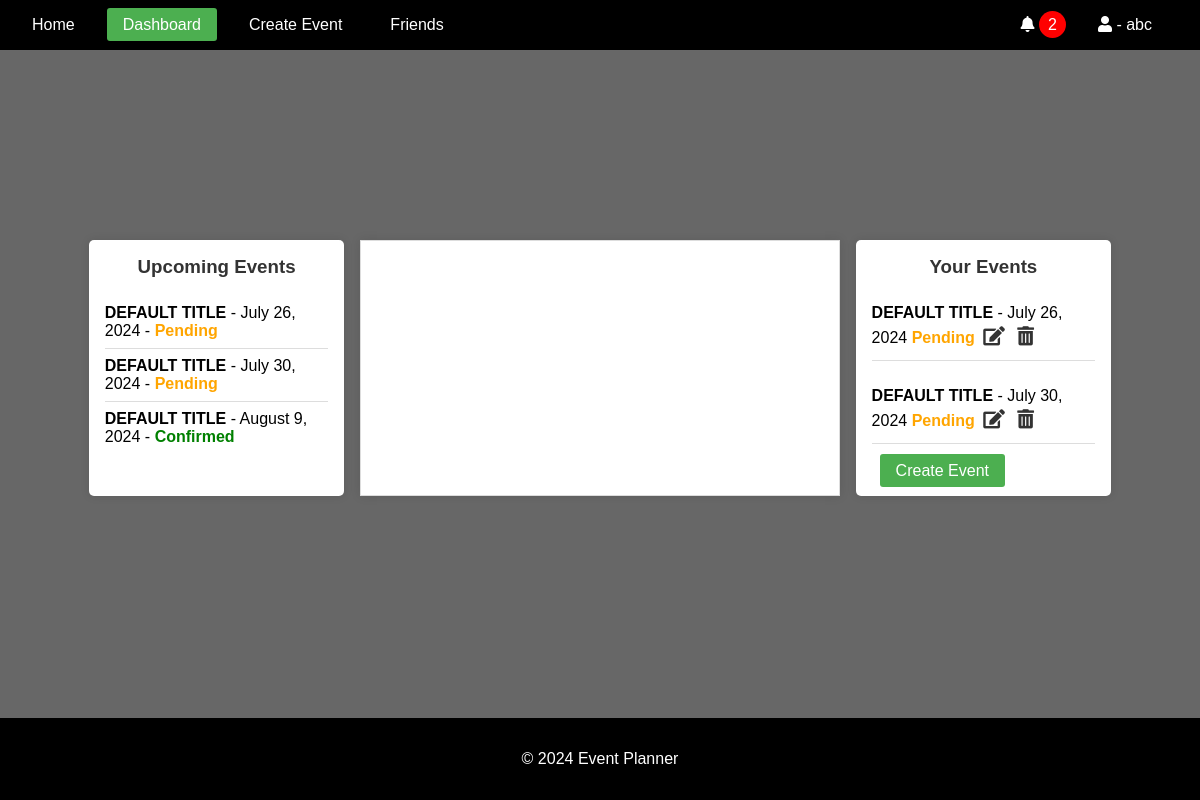
The app's page /dashboard/ (signed in) with its own data.
### events/models.py (models this page shows, shortened)
class Event(models.Model):
    STATUS_CHOICES = [
        ("Pending", "Pending"),
        ("Confirmed", "Confirmed"),
        ("Cancelled", "Cancelled"),
    ]
    title = models.CharField(max_length=100)
    description = models.TextField()
    location = models.CharField(max_length=255)
    created_by = models.ForeignKey(User, on_delete=models.CASCADE)
    proposed_date = models.DateTimeField()
    finalized_date = models.DateTimeField(null=True, blank=True)
    status = models.CharField(
        max_length=20, choices=STATUS_CHOICES, default="Pending"
    )
    created_at = models.DateTimeField(auto_now_add=True)
    updated_at = models.DateTimeField(auto_now=True)

### accounts/views.py (the view)
# urls.py: path("dashboard/", views.dashboard, name="dashboard"),
@login_required
def dashboard(request):
    current_user = request.user
    current_datetime = now()
    user_events = Event.objects.filter(
        created_by=current_user, proposed_date__gte=current_datetime
    ).order_by("proposed_date")
    invited_events = Event.objects.filter(
        invitations__user=current_user, proposed_date__gte=current_datetime
    ).order_by("proposed_date")
    upcoming_events = (
        (user_events | invited_events).distinct().order_by("proposed_date")
    )
    upcoming_events_with_read_status = []
    for event in upcoming_events:
        unread_invitations = Invitation.objects.filter(
            event=event, user=current_user, read=False
        ).exists()
        upcoming_events_with_read_status.append(
            {"event": event, "unread": unread_invitations}
        )
    context = {
        "upcoming_events_with_read_status": upcoming_events_with_read_status,
        "user_events": user_events,
    }
    return render(request, "accounts/dashboard.html", context)

### notifications/context_processors.py (called while the page is built)
def notifications(request):
    if request.user.is_authenticated:
        all_unread_notifications = Notification.objects.filter(
            user=request.user, read=False
        ).order_by("-created_at")
        unread_count = all_unread_notifications.count()
        recent_unread_notifications = all_unread_notifications[:8]
        return {
            "recent_unread_notifications": recent_unread_notifications,
            "unread_count": unread_count,
        }
    return {}

### accounts/templates/accounts/dashboard.html (shortened to what this page needs)
{% extends 'base.html' %}
{% block content %}
<div class="dashboard-container">
    <div class="upcoming-events">
        <h3>Upcoming Events</h3>
        <ul>
            {% for item in upcoming_events_with_read_status %}
                <li>
                    <strong><a href="{% url 'event_details' item.event.id %}" class="event-link">{{ item.event.title|upper }}</a></strong> - {{ item.event.proposed_date|date:"F j, Y" }} - <span class="status {{ item.event.status|lower }}">{{ item.event.status }}</span>
                </li>
            {% empty %}
                <li>No upcoming events.</li>
                <br>
            {% endfor %}
        </ul>
    </div>
    <div id="calendar"></div>
    <div class="your-events">
        <h3>Your Events</h3>
        <ul>
            {% for event in user_events %}
                <li>
                    <a href="{% url 'event_details' event.id %}" class="event-link">
                        <strong>{{ event.title|upper }}</strong>
                    </a>
                    - {{ event.proposed_date|date:"F j, Y" }}
                    <span class="status {{ event.status|lower }}">{{ event.status }}</span>
                    <a href="{% url 'edit_event' event.id %}" class="edit-btn"><i class="fas fa-edit"></i></a>
                    <button class="delete-btn" data-event-id="{{ event.id }}"><i class="fas fa-trash-alt"></i></button>
                </li>
                <br>
            {% empty %}
            <li>You have not created any events.</li>
            <br>
            {% endfor %}
        </ul>
        <a href="{% url 'create_event' %}" class="add-btn">Create Event</a>
    </div>
</div>
{% endblock %}

### templates/base.html (shortened to what this page needs)
<!DOCTYPE html>
<html lang="en">
<head>
    {% load static %}
    <link rel="stylesheet" href="{% static 'css/styles.css' %}">
    <link rel="stylesheet" href="https://cdnjs.cloudflare.com/ajax/libs/font-awesome/5.15.4/css/all.min.css">
    <link rel="stylesheet" href="https://cdnjs.cloudflare.com/ajax/libs/fullcalendar/3.10.2/fullcalendar.min.css" />
</head>
<body>
    <header>
        <nav class="navbar">
            <ul class="nav-links">
                <li><a href="{% url 'home' %}" class="{% if request.resolver_match.url_name == 'home' %}active{% endif %}">Home</a></li>
                {% if user.is_authenticated %}
                    <li><a href="{% url 'dashboard' %}" class="{% if request.resolver_match.url_name == 'dashboard' %}active{% endif %}">Dashboard</a></li>
                    <li><a href="{% url 'create_event' %}" class="{% if request.resolver_match.url_name == 'create_event' %}active{% endif %}">Create Event</a></li>
                    <li><a href="#" class="logout-btn">Friends</a></li>
                {% else %}
                    <li><a href="{% url 'account_login' %}" class="{% if request.resolver_match.url_name == 'account_login' %}active{% endif %}">Login</a></li>
                    <li><a href="{% url 'account_signup' %}" class="{% if request.resolver_match.url_name == 'account_signup' %}active{% endif %}">Sign Up</a></li>
                {% endif %}
            </ul>
            {% if user.is_authenticated %}
                <ul class="nav-links">
                    <div class="user-info">
                        <div class="dropdown">
                            <i class="fas fa-bell" id="notificationBell"></i>
                            <span class="notification-count" id="notificationCount">{{ unread_count }}</span>
                        </div>
                    </div>
                    <li class="profile-dropdown">
                        <a href="#" id="profileLink" class="{% if request.resolver_match.url_name == 'profile' %}active{% endif %}">
                            <i class="fas fa-user" id="userProfileIcon"></i> - {{ user }}
                        </a>
                    </li>
                </ul>
            {% endif %}
        </nav>
    </header>
    <main>
        {% block content %}{% endblock %}
    </main>
    <footer>
        <p>&copy; 2024 Event Planner</p>
    </footer>
</body>
</html>

### static/css/styles.css (style rules this page uses)
* { box-sizing: border-box; }
body { font-family: Arial, sans-serif; margin: 0; padding: 0; background-color: #676767; display: flex; flex-direction: column; min-height: 100vh; }
header { background-color: #000000; color: white; padding: 1rem; }
.navbar { display: flex; justify-content: space-between; align-items: center; }
.nav-links { list-style: none; padding: 0; margin: 0; display: flex; }
.nav-links li { margin-right: 1rem; }
.nav-links li a { color: white; text-decoration: none; padding: 0.5rem 1rem; border-radius: 3px; }
.nav-links li a.active { background-color: #4CAF50; }
.user-info { color: white; }
main { flex: 1; padding: 2rem; display: flex; justify-content: center; align-items: center; flex-direction: column; margin-bottom: 2rem; }
footer { text-align: center; padding: 1rem; background-color: #000000; color: white; position: relative; bottom: 0; width: 100%; }
.dashboard-container { display: flex; justify-content: space-between; width: 100%; max-width: 90%; }
#calendar { flex: 1; max-width: 50%; max-height: 50%; margin: 0 1rem; background-color: white; border: 1px solid #ddd; padding: 10px; box-shadow: 0 0 10px rgba(0, 0, 0, 0.1); }
.event-link { color: #000; text-decoration: none; }
.upcoming-events, .your-events { background-color: white; padding: 1rem; border-radius: 5px; box-shadow: 0 0 10px rgba(0, 0, 0, 0.1); width: 25%; }
.upcoming-events h3, .your-events h3 { margin-top: 0; color: #333; text-align: center; }
.upcoming-events ul, .your-events ul { list-style: none; padding: 0; margin: 0; }
.upcoming-events li, .your-events li { padding: 0.5rem 0; border-bottom: 1px solid #ddd; }
.upcoming-events li:last-child, .your-events li:last-child { border-bottom: none; }
.upcoming-events .status, .your-events .status { font-weight: bold; }
.upcoming-events .status.confirmed, .your-events .status.confirmed { color: green; }
.upcoming-events .status.pending, .your-events .status.pending { color: orange; }
.edit-btn, .delete-btn, .add-btn { background-color: #333; color: white; border: none; padding: 0.5rem 1rem; margin: 0.5rem; cursor: pointer; border-radius: 3px; text-decoration: none; }
.status.pending { color: orange; }
.invite-btn, .delete-btn, .add-btn { background-color: #333; color: white; border: none; padding: 0.5rem 1rem; margin: 0.5rem; cursor: pointer; border-radius: 3px; }
div.your-events>a { background-color: #4CAF50; }
.edit-btn, .delete-btn { background: none; border: none; color: #333; cursor: pointer; font-size: 1.2rem; margin: 0; padding: 0.25rem; }
#notificationCount { margin-right: 1rem; }
.notification-count { background-color: red; color: white; border-radius: 50%; padding: 5px 9px; }

### records on screen
Event: event "DEFAULT TITLE", event.proposed_date "July 26, 2024", event.status "Pending", title "DEFAULT TITLE", proposed_date "July 26, 2024", status "Pending"
Event: event "DEFAULT TITLE", event.proposed_date "July 30, 2024", event.status "Pending", title "DEFAULT TITLE", proposed_date "July 30, 2024", status "Pending"
Event: event "DEFAULT TITLE", event.proposed_date "August 9, 2024", event.status "Confirmed"

### other values on screen
{{ unread_count }} "2"
{{ user }} "abc"
